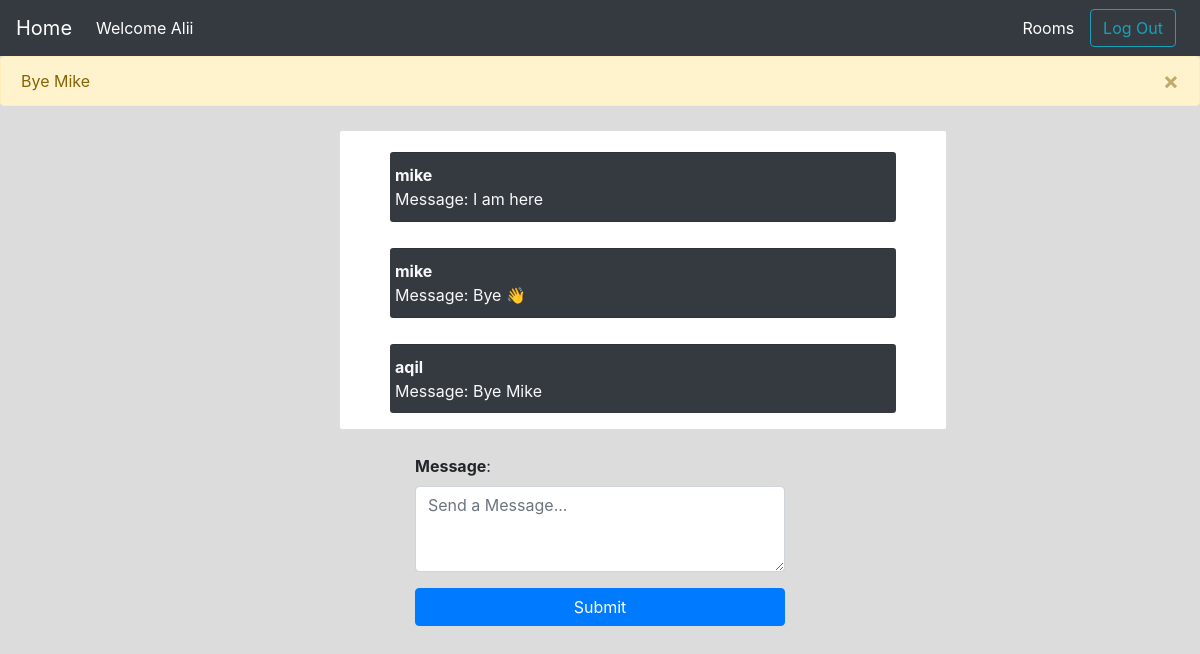
Page /rooms/hobby/ (signed in) on the committed database.
### rooms/models.py (models this page shows)
class Message(models.Model):
    room = models.ForeignKey(Room, related_name='messages', on_delete=models.CASCADE)
    user = models.ForeignKey(User, related_name='messages', on_delete=models.CASCADE)
    content = models.TextField()
    date_added = models.DateTimeField(auto_now_add=True)
    class Meta:
        ordering = ('date_added',)
    def __str__(self):
        return self.content

### rooms/views.py (the view)
# urls.py: path('<slug:slug>/', views.Room_detail, name='room_detail'),
@login_required
def Room_detail(request,slug):
    room = Room.objects.get(slug=slug)
    messages = Message.objects.filter(room=room)[0:25]
    return render(request, "rooms/room_detail.html", {'room': room,'messages': messages})

### rooms/templates/rooms/room_detail.html (shortened to what this page needs)
{% include 'core/base.html' %}
<div class="container col-6 mb-3" >
<div class="m-4 card" style="width: 38rem;" id="chat-messages">
    <ul class="list-group list-group-flush">
      {% if messages %}
      {% for m in messages %}
        <li class="list-group-item custom-li mb-3 rounded-sm bg-dark text-light"><b>{{ m.user.username }}</b> <br> Message: {{ m.content }}</li>
      {% endfor %}
      {% else %}
        <h5 class='text-center p-4'>No messages</h5>
      {% endif %}
    </ul>
  </div>
</div>
<div class="container col-4 mb-3">
  <form id="myForm" action="." method="POST">
      <div class="form-group">
          <label for="message"><b>Message</b>:</label>
          <textarea class="form-control" id="chat-message-input" placeholder="Send a Message..." rows="3" name="message" required></textarea>
      </div>
      <button type="submit" class="btn btn-block btn-primary" id="chat-message-submit">Submit</button>
  </form>
</div>

### core/templates/core/base.html (shortened to what this page needs)
<!DOCTYPE html>
<html lang="en">
<head>
    <link rel="stylesheet" href="https://cdn.jsdelivr.net/npm/bootstrap@4.3.1/dist/css/bootstrap.min.css">
</head>
<body style="background-color: gainsboro;">
    <nav class="navbar navbar-expand-lg navbar-dark bg-dark text-light">
        <a class="navbar-brand" href="{% url 'home' %}">Home</a>
        <div class="collapse navbar-collapse" id="navbarTogglerDemo03">
          <ul class="navbar-nav mr-auto mt-2 mt-lg-0">
            <li class="nav-item active">
              {% if request.user.is_authenticated %}
              <a class="nav-link" href="{% url 'home' %}">Welcome {{request.user.username|capfirst }}</span></a>
              {% endif %}
            </li>
          </ul>
          <form class="form-inline my-2 my-lg-0">
            {% if request.user.is_authenticated %}
              <a href="{% url 'rooms' %}" class="mr-3">Rooms</a>
              <a href="{% url 'logout' %}" class="btn btn-outline-info mr-sm-2" type="button">Log Out</a>
            {% else %}
              <a href="{% url 'login' %}" class="btn btn-outline-info mr-sm-2" type="button">Log In</a>
              <a href="{% url 'signup' %}" class="btn btn-outline-success my-2 my-sm-0">Sign Up</a>
            {% endif %}
          </form>
        </div>
      </nav>
      {% if messages %}
      <div class="alert alert-warning alert-dismissible fade show" role="alert">
        {% for message in messages %}
          {% if forloop.last %}
              {{ message }}
          {% endif %}
        {% endfor %}
        <button type="button" class="close" data-dismiss="alert" aria-label="Close">
          <span aria-hidden="true">&times;</span>
        </button>
      </div>
  {% endif %}
</body>
</html>

### core/templates/core/base.html (style rules this page uses)
a,a:hover { text-decoration: none; color: #fff; }
#chat-messages { height: 300px; overflow-y: auto; }
.custom-li { padding: 10px 5px; margin: 10px 50px; }

### rows in the picture
Message: content "Bye Mike", user.username "aqil"
Message: user.username "mike", content "I am here"
Message: user.username "mike", content "Bye 👋"

### other values in the picture
{{ request.user.username|capfirst }} "Alii"
